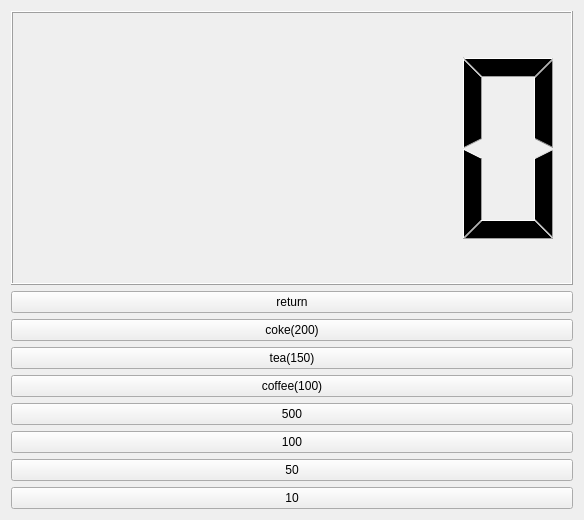
<?xml version="1.0" encoding="UTF-8"?>
<ui version="4.0">
 <class>Widget</class>
 <widget class="QWidget" name="Widget">
  <property name="geometry">
   <rect>
    <x>0</x>
    <y>0</y>
    <width>584</width>
    <height>520</height>
   </rect>
  </property>
  <property name="windowTitle">
   <string>Widget</string>
  </property>
  <layout class="QGridLayout" name="gridLayout">
   <item row="0" column="0">
    <widget class="QLCDNumber" name="lcd"/>
   </item>
   <item row="1" column="0">
    <widget class="QPushButton" name="pb_return">
     <property name="text">
      <string>return</string>
     </property>
    </widget>
   </item>
   <item row="2" column="0">
    <widget class="QPushButton" name="pb_coke">
     <property name="text">
      <string>coke(200)</string>
     </property>
    </widget>
   </item>
   <item row="3" column="0">
    <widget class="QPushButton" name="pb_tea">
     <property name="text">
      <string>tea(150)</string>
     </property>
    </widget>
   </item>
   <item row="4" column="0">
    <widget class="QPushButton" name="pb_coffee">
     <property name="text">
      <string>coffee(100)</string>
     </property>
    </widget>
   </item>
   <item row="5" column="0">
    <widget class="QPushButton" name="pb_500">
     <property name="text">
      <string>500</string>
     </property>
    </widget>
   </item>
   <item row="6" column="0">
    <widget class="QPushButton" name="pb_100">
     <property name="text">
      <string>100</string>
     </property>
    </widget>
   </item>
   <item row="7" column="0">
    <widget class="QPushButton" name="pb_50">
     <property name="text">
      <string>50</string>
     </property>
    </widget>
   </item>
   <item row="8" column="0">
    <widget class="QPushButton" name="pb_10">
     <property name="text">
      <string>10</string>
     </property>
    </widget>
   </item>
  </layout>
 </widget>
 <layoutdefault spacing="6" margin="11"/>
 <resources/>
 <connections/>
</ui>
